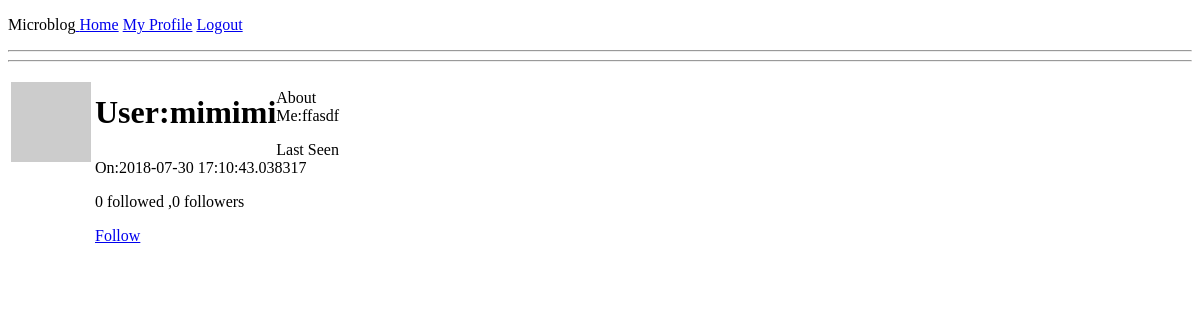
Screenshot of /user/mimimi (signed in) with the database file from the repository.
### app/models.py (models this page shows, shortened)
class User(db.Model, UserMixin):
    def avatar(self, size):
        digest = md5(self.email.lower().encode('utf-8')).hexdigest()
        return 'https://www.gravatar.com/avatar/{}?d=identicon&s={}'.format(digest, size)
    __tablename__ = 'user'
    id = db.Column(db.Integer, primary_key=True)
    name = db.Column(db.String(64), index=True, unique=True)
    email = db.Column(db.String(120), index=True, unique=True)
    password_hash = db.Column(db.String(128))
    about_me = db.Column(db.String(140))
    last_seen = db.Column(db.DateTime, default=datetime.utcnow)
    posts = db.relationship('Post', backref='author', lazy='dynamic',
                            primaryjoin=(Post.user_id == id)
                            )
    followed = db.relationship('User', secondary=followers,
                               primaryjoin=(followers.c.follower_id == id),
                               secondaryjoin=(followers.c.followed_id == id),
                               backref=db.backref('followers', lazy='dynamic'), lazy='dynamic'
                               )
    def is_following(self, user):
        return self.followed.filter(followers.c.followed_id == user.id).count() > 0

### app/views.py (the view)
@app.route('/user/<name>')
@login_required
def user(name):
    user = User.query.filter_by(name=name).first_or_404()
    posts = [
        {'author': user, 'body': 'Test post #1'},
        {'author': user, 'body': 'Test post #1'}
    ]
    return render_template('user.html', user=user, post=posts)

### app/models.py (called while the page is built)
@login.user_loader
def load_user(id):
    return User.query.get(int(id))

### app/views.py (called while the page is built)
@app.before_request
def before_request():
    if current_user.is_authenticated:
        current_user.last_seen = datetime.utcnow()
        db.session.commit()

### app/templates/user.html (shortened to what this page needs)
{% extends "base.html"%}
{% block content %}
<table>
    <tr valign='top'>
        <td><img src="{{user.avatar(128)}}" alt=""></td>
        <td>
            <h1>User:{{user.name}}</h1>
            {% if user.about_me %}
            <p>About Me:{{user.about_me}}</p>
            {% endif %}
            {% if user.last_seen %}
            <p>Last Seen On:{{user.last_seen}}</p>
            {% endif %}
            <p>{{ user.followed.count() }} followed ,{{ user.followers.count() }} followers</p>
            {% if user == current_user %}
            <p><a href="{{ url_for('edit_profile') }}">Edit your profile</a></p>
            {% elif not current_user.is_following(user) %}
            <p><a href="{{ url_for('follow', username=user.username) }}">Follow</a></p>
            {% else %}
            <p><a href="{{ url_for('unfollow', username=user.username) }}">Unfollow</a></p>
            {% endif %}
        </td>
    </tr>
    <hr>
</table>
{% endblock %}

### app/static/style.css (style rules this page uses)
h1 { float: left; }
img { float: left; margin-top: 9px; }

### rows the page displays
User: name "mimimi", about_me "ffasdf", last_seen "2018-07-30 17:10:43.038317"

### other values shown
{{ user.followed.count() }} "0"
{{ user.followers.count() }} "0"
